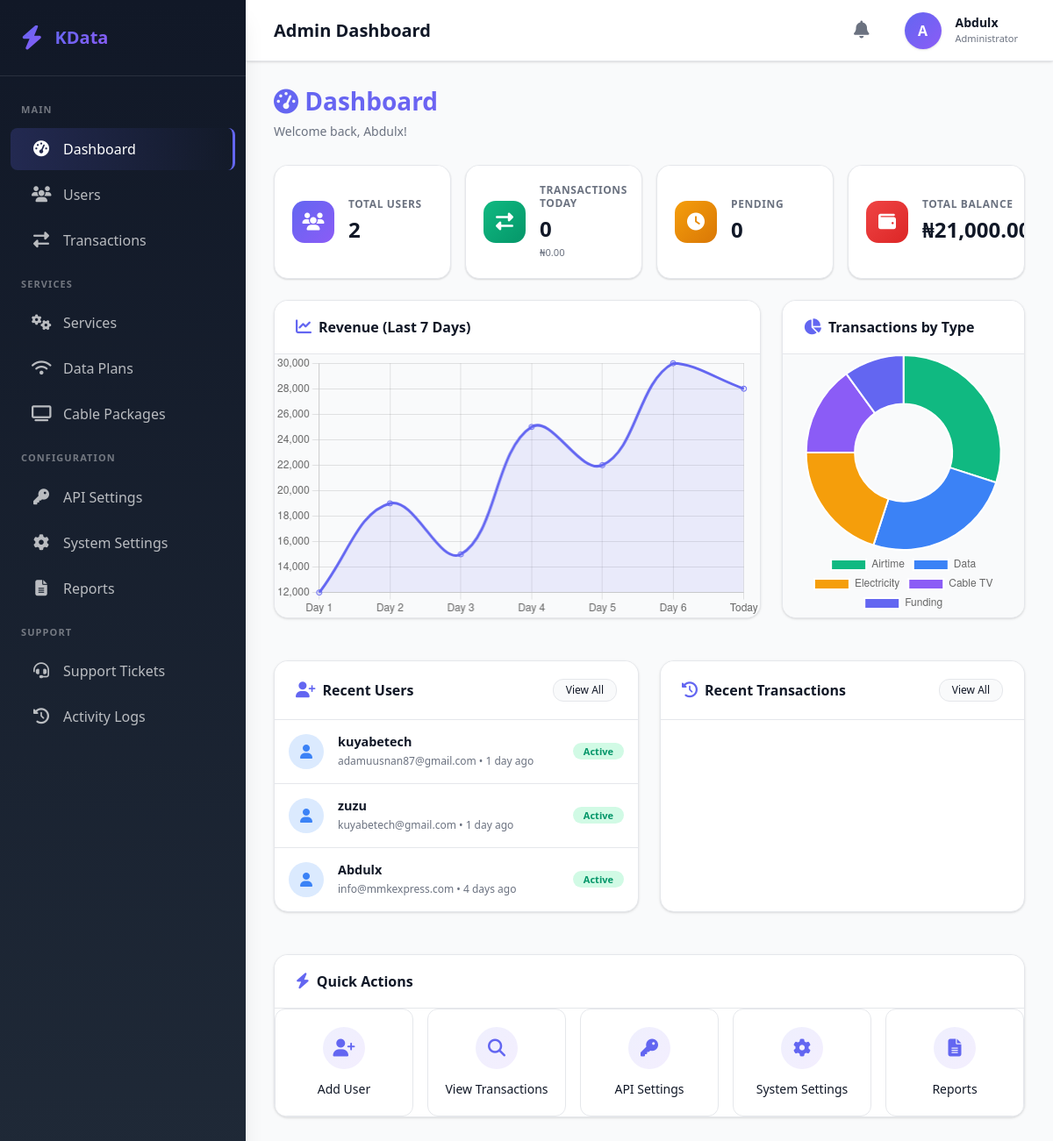
/admin/dashboard.php (signed in), run on the app's committed database.
### tables this page shows
CREATE TABLE `users` (
  `id` int(11) NOT NULL,
  `username` varchar(50) NOT NULL,
  `email` varchar(100) NOT NULL,
  `phone` varchar(15) NOT NULL,
  `password` varchar(255) NOT NULL,
  `first_name` varchar(50) DEFAULT NULL,
  `last_name` varchar(50) DEFAULT NULL,
  `address` text,
  `city` varchar(50) DEFAULT NULL,
  `state` varchar(50) DEFAULT NULL,
  `country` varchar(50) DEFAULT 'Nigeria',
  `wallet_balance` decimal(15,2) DEFAULT '0.00',
  `bonus_balance` decimal(15,2) DEFAULT '0.00',
  `referral_code` varchar(20) DEFAULT NULL,
  `referred_by` int(11) DEFAULT NULL,
  `email_verified` tinyint(1) DEFAULT '0',
  `phone_verified` tinyint(1) DEFAULT '0',
  `email_verified_at` datetime DEFAULT NULL,
  `phone_verified_at` datetime DEFAULT NULL,
  `two_factor_enabled` tinyint(1) DEFAULT '0',
  `two_factor_secret` varchar(255) DEFAULT NULL,
  `two_factor_backup_codes` text,
  `role` enum('user','admin','super_admin') DEFAULT 'user',
  `status` enum('active','suspended','banned','pending') DEFAULT 'pending',
  `last_login` datetime DEFAULT NULL,
  `last_ip` varchar(45) DEFAULT NULL,
  `login_attempts` int(11) DEFAULT '0',
  `locked_until` datetime DEFAULT NULL,
  `avatar` varchar(255) DEFAULT NULL,
  `created_at` timestamp NOT NULL DEFAULT CURRENT_TIMESTAMP,
  `updated_at` timestamp NOT NULL DEFAULT CURRENT_TIMESTAMP ON UPDATE CURRENT_TIMESTAMP,
  `deleted_at` timestamp NULL DEFAULT NULL,
  `reset_token` varchar(255) DEFAULT NULL,
  `reset_expires` datetime DEFAULT NULL
);

### includes/session.php (called while the page is built, shortened)
<?php
class Session {
    public static function username() {
        return $_SESSION['username'] ?? 'Guest';
    }
}

### includes/functions.php (called while the page is built, shortened)
<?php
require_once __DIR__ . '/session.php';
function format_money($amount) {
    return CURRENCY . number_format($amount, 2);
}
function time_ago($datetime) {
    $time = strtotime($datetime);
    $now = time();
    $diff = $now - $time;
    if ($diff < 60) {
        return $diff . ' seconds ago';
    } elseif ($diff < 3600) {
        $mins = floor($diff / 60);
        return $mins . ' minute' . ($mins > 1 ? 's' : '') . ' ago';
    } elseif ($diff < 86400) {
        $hours = floor($diff / 3600);
        return $hours . ' hour' . ($hours > 1 ? 's' : '') . ' ago';
    } elseif ($diff < 2592000) {
        $days = floor($diff / 86400);
        return $days . ' day' . ($days > 1 ? 's' : '') . ' ago';
    } else {
        return date('M d, Y', $time);
    }
}
?>

### admin/dashboard.php (the view, shortened to what this page needs)
<?php
require_once '../includes/session.php';
require_once '../includes/functions.php';
$db = db();
$stats = [];
$result = $db->query("SELECT COUNT(*) as total FROM users WHERE role = 'user'");
$stats['total_users'] = $result->fetch_assoc()['total'];
$result = $db->query("SELECT COUNT(*) as count, COALESCE(SUM(amount), 0) as total FROM transactions WHERE DATE(created_at) = CURDATE()");
$today = $result->fetch_assoc();
$stats['today_transactions'] = $today['count'];
$stats['today_revenue'] = $today['total'];
$result = $db->query("SELECT COUNT(*) as count, COALESCE(SUM(amount), 0) as total FROM transactions WHERE status = 'success'");
$stats['total_transactions'] = $result->fetch_assoc();
$result = $db->query("SELECT COUNT(*) as count FROM transactions WHERE status = 'pending'");
$stats['pending_transactions'] = $result->fetch_assoc()['count'];
$result = $db->query("SELECT COALESCE(SUM(wallet_balance), 0) as total FROM users");
$stats['total_balance'] = $result->fetch_assoc()['total'];
$recent_users = $db->query("SELECT * FROM users ORDER BY created_at DESC LIMIT 5")->fetch_all(MYSQLI_ASSOC);
include 'admin_header.php';
?>
<div class="container-fluid">
    <div class="content-header">
        <h2><i class="fas fa-tachometer-alt"></i> Dashboard</h2>
        <p>Welcome back, <?php echo htmlspecialchars(Session::username()); ?>!</p>
    </div>
    <div class="stats-grid" style="grid-template-columns: repeat(4, 1fr);">
        <div class="stat-card">
            <div class="stat-icon" style="background: linear-gradient(135deg, #6366f1, #8b5cf6);">
                <i class="fas fa-users"></i>
            </div>
            <div class="stat-info">
                <h3>Total Users</h3>
                <p><?php echo $stats['total_users']; ?></p>
            </div>
        </div>
        <div class="stat-card">
            <div class="stat-icon" style="background: linear-gradient(135deg, #10b981, #059669);">
                <i class="fas fa-exchange-alt"></i>
            </div>
            <div class="stat-info">
                <h3>Transactions Today</h3>
                <p><?php echo $stats['today_transactions']; ?></p>
                <small><?php echo format_money($stats['today_revenue']); ?></small>
            </div>
        </div>
        <div class="stat-card">
            <div class="stat-icon" style="background: linear-gradient(135deg, #f59e0b, #d97706);">
                <i class="fas fa-clock"></i>
            </div>
            <div class="stat-info">
                <h3>Pending</h3>
                <p><?php echo $stats['pending_transactions']; ?></p>
            </div>
        </div>
        <div class="stat-card">
            <div class="stat-icon" style="background: linear-gradient(135deg, #ef4444, #dc2626);">
                <i class="fas fa-wallet"></i>
            </div>
            <div class="stat-info">
                <h3>Total Balance</h3>
                <p><?php echo format_money($stats['total_balance']); ?></p>
            </div>
        </div>
    </div>
    <div style="display: grid; grid-template-columns: 2fr 1fr; gap: 1.5rem; margin-bottom: 1.5rem;">
        <div class="card">
            <div class="card-header">
                <h3><i class="fas fa-chart-line"></i> Revenue (Last 7 Days)</h3>
            </div>
            <div style="height: 300px; display: flex; align-items: center; justify-content: center; background: var(--light); border-radius: var(--radius);">
                <canvas id="revenueChart" style="width: 100%; height: 100%;"></canvas>
            </div>
        </div>
        <div class="card">
            <div class="card-header">
                <h3><i class="fas fa-chart-pie"></i> Transactions by Type</h3>
            </div>
            <div style="height: 300px; display: flex; align-items: center; justify-content: center; background: var(--light); border-radius: var(--radius);">
                <canvas id="typeChart" style="width: 100%; height: 100%;"></canvas>
            </div>
        </div>
    </div>
    <div style="display: grid; grid-template-columns: 1fr 1fr; gap: 1.5rem; margin-bottom: 1.5rem;">
        <div class="card">
            <div class="card-header">
                <h3><i class="fas fa-user-plus"></i> Recent Users</h3>
                <a href="users.php" class="btn btn-light btn-small">View All</a>
            </div>
            <div class="transaction-list">
                <?php foreach ($recent_users as $user): ?>
                    <div class="transaction-item">
                        <div class="transaction-left">
                            <div class="transaction-icon" style="background: #dbeafe;">
                                <i class="fas fa-user" style="color: #3b82f6;"></i>
                            </div>
                            <div class="transaction-details">
                                <h4><?php echo htmlspecialchars($user['username']); ?></h4>
                                <p><?php echo $user['email']; ?> • <?php echo time_ago($user['created_at']); ?></p>
                            </div>
                        </div>
                        <span class="badge badge-<?php echo $user['status']; ?>">
                            <?php echo ucfirst($user['status']); ?>
                        </span>
                    </div>
                <?php endforeach; ?>
            </div>
        </div>
        <div class="card">
            <div class="card-header">
                <h3><i class="fas fa-history"></i> Recent Transactions</h3>
                <a href="transactions.php" class="btn btn-light btn-small">View All</a>
            </div>
        </div>
    </div>
    <div class="card">
        <div class="card-header">
            <h3><i class="fas fa-bolt"></i> Quick Actions</h3>
        </div>
        <div style="display: grid; grid-template-columns: repeat(5, 1fr); gap: 1rem;">
            <a href="users.php?action=add" class="quick-action-item">
                <div class="quick-action-icon"><i class="fas fa-user-plus"></i></div>
                <span>Add User</span>
            </a>
            <a href="transactions.php" class="quick-action-item">
                <div class="quick-action-icon"><i class="fas fa-search"></i></div>
                <span>View Transactions</span>
            </a>
            <a href="api_settings.php" class="quick-action-item">
                <div class="quick-action-icon"><i class="fas fa-key"></i></div>
                <span>API Settings</span>
            </a>
            <a href="settings.php" class="quick-action-item">
                <div class="quick-action-icon"><i class="fas fa-cog"></i></div>
                <span>System Settings</span>
            </a>
            <a href="reports.php" class="quick-action-item">
                <div class="quick-action-icon"><i class="fas fa-file-alt"></i></div>
                <span>Reports</span>
            </a>
        </div>
    </div>
</div>
<script>
// Revenue Chart
const ctx1 = document.getElementById('revenueChart').getContext('2d');
new Chart(ctx1, {
    type: 'line',
    data: {
        labels: ['Day 1', 'Day 2', 'Day 3', 'Day 4', 'Day 5', 'Day 6', 'Today'],
        datasets: [{
            label: 'Revenue (₦)',
            data: [12000, 19000, 15000, 25000, 22000, 30000, 28000],
            borderColor: '#6366f1',
            backgroundColor: 'rgba(99, 102, 241, 0.1)',
            tension: 0.4,
            fill: true
        }]
    },
    options: {
        responsive: true,
        maintainAspectRatio: false,
        plugins: {
            legend: {
                display: false
            }
        }
    }
});
// Transaction Type Chart
const ctx2 = document.getElementById('typeChart').getContext('2d');
new Chart(ctx2, {
    type: 'doughnut',
    data: {
        labels: ['Airtime', 'Data', 'Electricity', 'Cable TV', 'Funding'],
        datasets: [{
            data: [30, 25, 20, 15, 10],
            backgroundColor: [
                '#10b981',
                '#3b82f6',
                '#f59e0b',
                '#8b5cf6',
                '#6366f1'
            ]
        }]
    },
    options: {
        responsive: true,
        maintainAspectRatio: false,
        plugins: {
            legend: {
                position: 'bottom'
            }
        }
    }
});
</script>
<?php include 'admin_footer.php'; ?>

### admin/dashboard.php (style rules this page uses)
.stats-grid { margin-bottom: 1.5rem; }
.stat-card { position: relative; overflow: hidden; transition: transform var(--transition-fast), box-shadow var(--transition-fast); }
.stat-card::after { content: ''; position: absolute; bottom: 0; left: 0; right: 0; height: 3px; background: inherit; opacity: 0.5; }
.stat-icon { transition: transform var(--transition-fast); }
.stat-info small { display: block; margin-top: 0.25rem; }
.transaction-list { max-height: 500px; overflow-y: auto; }
.transaction-item { display: flex; align-items: center; justify-content: space-between; padding: 1rem; border-bottom: 1px solid var(--gray-soft); transition: background var(--transition-fast); }
.transaction-item:last-child { border-bottom: none; }
.transaction-left { display: flex; align-items: center; gap: 1rem; flex: 1; }
.transaction-icon { width: 40px; height: 40px; background: var(--light); border-radius: var(--radius-full); display: flex; align-items: center; justify-content: center; flex-shrink: 0; transition: transform var(--transition-fast); }
.transaction-icon i { font-size: 1rem; }
.transaction-details { flex: 1; }
.transaction-details h4 { font-size: 0.9rem; font-weight: 600; margin-bottom: 0.25rem; color: var(--dark); }
.transaction-details p { font-size: 0.75rem; color: var(--gray); margin-bottom: 0; }
.quick-action-item { display: flex; flex-direction: column; align-items: center; gap: 0.75rem; padding: 1.25rem 0.5rem; background: var(--white); border: 1px solid var(--gray-soft); border-radius: var(--radius-md); text-decoration: none; transition: all var(--transition-fast); text-align: center; }
.quick-action-icon { width: 48px; height: 48px; background: linear-gradient(135deg, rgba(99,102,241,0.1), rgba(139,92,246,0.1)); border-radius: var(--radius-full); display: flex; align-items: center; justify-content: center; transition: all var(--transition-fast); }
.quick-action-icon i { font-size: 1.25rem; color: var(--primary); transition: color var(--transition-fast); }
.quick-action-item span { font-size: 0.875rem; font-weight: 500; color: var(--dark); transition: color var(--transition-fast); }
.card canvas { max-height: 100%; width: 100% !important; }
.badge { display: inline-flex; align-items: center; gap: 0.375rem; padding: 0.25rem 0.75rem; border-radius: var(--radius-full); font-size: 0.6875rem; font-weight: 600; line-height: 1; }
.badge-active, .badge-success { background: var(--success-light); color: var(--success-dark); }
.btn-light { background: var(--light); color: var(--dark); border: 1px solid var(--gray-soft); transition: all var(--transition-fast); }
.btn-small { padding: 0.375rem 0.875rem; font-size: 0.75rem; }
.stat-card, .transaction-item, .quick-action-item { animation: fadeInUp 0.4s ease-out forwards; }
.stat-card:nth-child(1) { animation-delay: 0.05s; }
.stat-card:nth-child(2) { animation-delay: 0.1s; }
.stat-card:nth-child(3) { animation-delay: 0.15s; }
.stat-card:nth-child(4) { animation-delay: 0.2s; }
.transaction-item:nth-child(1) { animation-delay: 0.05s; }
.transaction-item:nth-child(2) { animation-delay: 0.1s; }
.transaction-item:nth-child(3) { animation-delay: 0.15s; }
.card { transition: box-shadow var(--transition-fast); }

### data on the page
users: username "kuyabetech", email "adamuusnan87@gmail.com", created_at "1 day ago", status "Active"
users: username "zuzu", email "kuyabetech@gmail.com", created_at "1 day ago", status "Active"
users: username "Abdulx", email "info@mmkexpress.com", created_at "4 days ago", status "Active"

### other printed values
$pageTitle "Admin Dashboard"
$adminInitial "A"
$adminUsername "Abdulx"
Session::username() "Abdulx"
$stats['total_users'] "2"
$stats['today_transactions'] "0"
format_money($stats['today_revenue']) "₦0.00"
$stats['pending_transactions'] "0"
